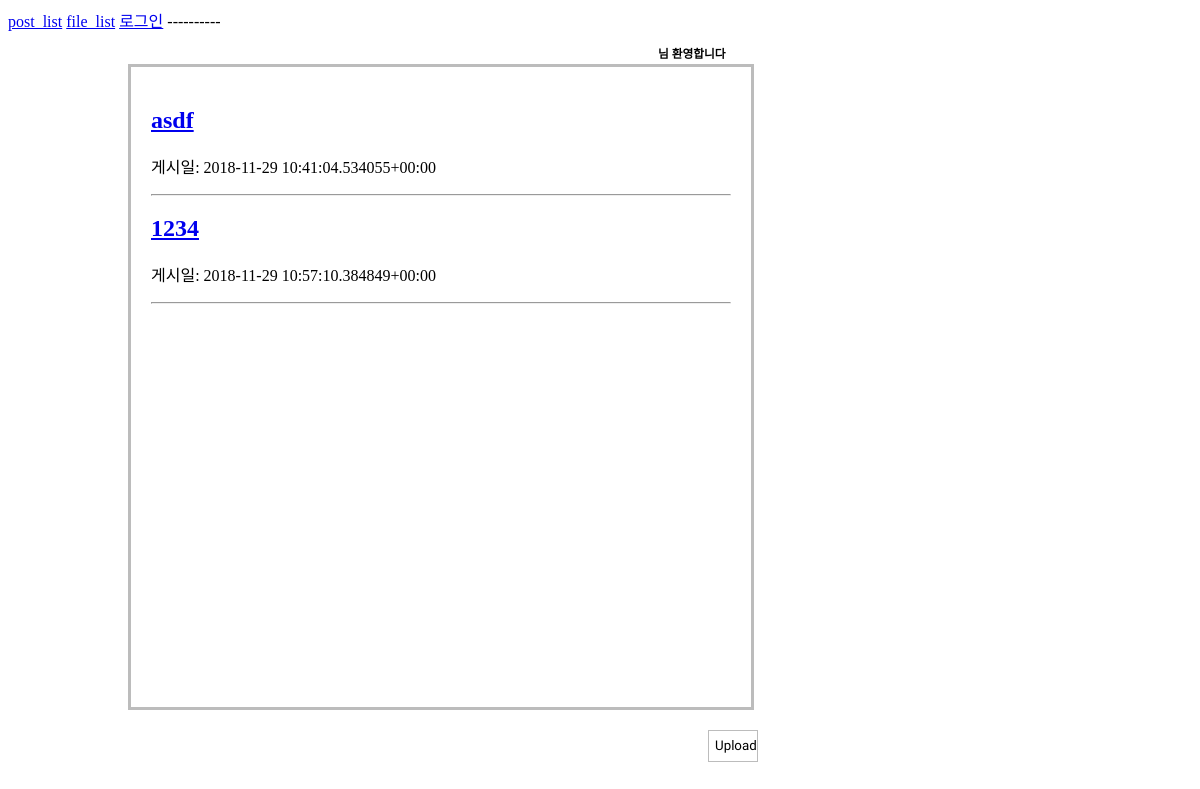
Screenshot of /files/ with the database file from the repository.
### blog/models.py (models this page shows)
class Document(models.Model):
    description = models.CharField(max_length=255, blank=True)
    document = models.FileField(upload_to='documents/')
    uploaded_at = models.DateTimeField(auto_now_add=True)

### blog/views.py (the view)
# urls.py: url(r'^files/$', views.file_list, name='file_list'), #파일 리스트
def file_list(request):
    files = Document.objects.filter(uploaded_at__isnull=False).order_by('uploaded_at')
    return render(request, 'blog/file_list.html', {'files': files})

### blog/templates/blog/file_list.html (shortened to what this page needs)
{% extends 'blog/base.html' %}
{% block content %}
<!doctype html>
<html lang = "ko">
<head>
</head>
<body>
  <div id = "inform">
    <h3>{{ user.username }}님 환영합니다</h3>
  </div>
  <div id="jb-content">
    {% for file in files %}
    <div>
        <h2><a href="{% url 'file_detail' pk=file.pk %}">{{ file.description }}</a></h2>
        <p>게시일: {{ file.uploaded_at|linebreaksbr }}</p>
        <hr>
    </div>
    {% endfor %}
  </div>
  <input type="button"  value="Upload" id="write" onclick="window.location='{% url 'model_form_upload' %}';">
</body>
</html>
{% endblock %}

### blog/templates/blog/file_list.html (style rules this page uses)
#jb-content { width: 580px; height: 600px; padding: 20px; margin-bottom: 20px; margin-left: 120px; border: 3px solid #bcbcbc; }
#write { font-family: 'Gloria Hallelujah', cursive; background-color: #ffffff; border: 1.5px solid #bcbcbc; width: 50px; height: 32px; margin-left: 700px; }
#inform { font-size: 10px; width: 120px; height: 20px; margin-left: 650px; }

### rows the page displays
Document: description "asdf", uploaded_at "2018-11-29 10:41:04.534055+00:00"
Document: description "1234", uploaded_at "2018-11-29 10:57:10.384849+00:00"
